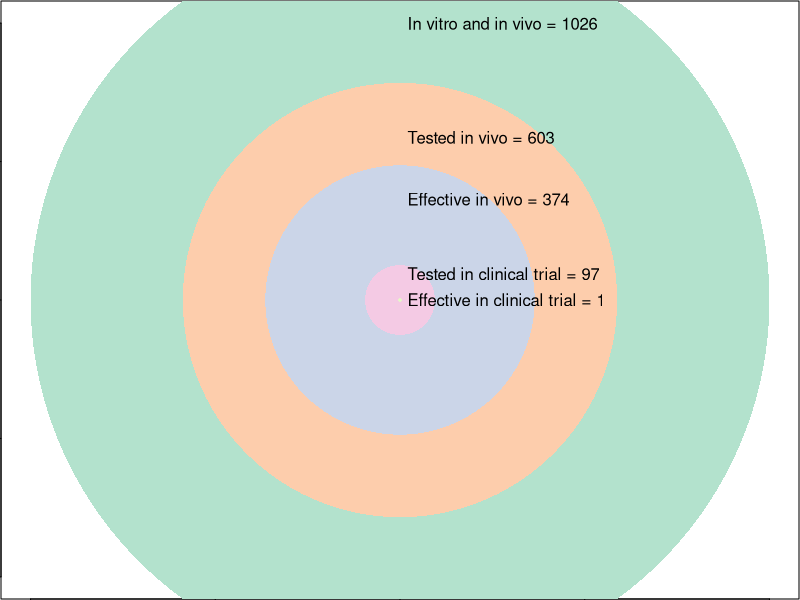
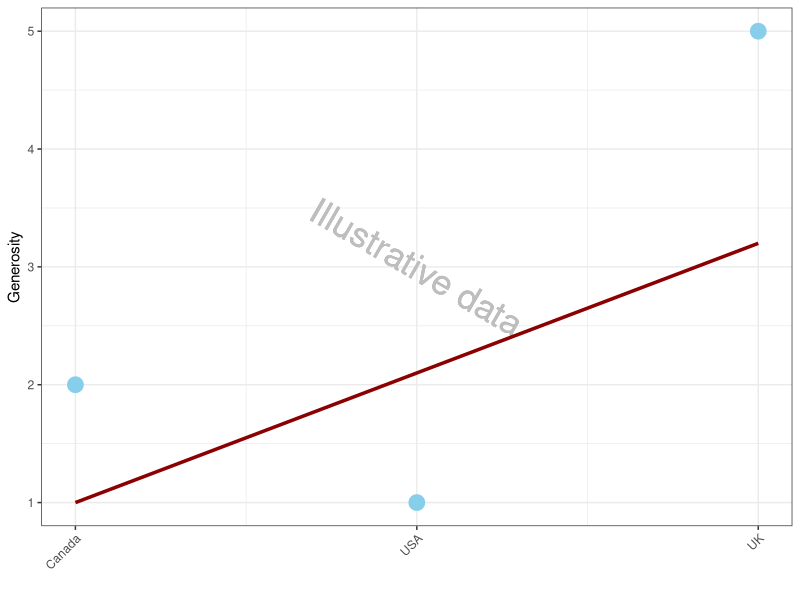
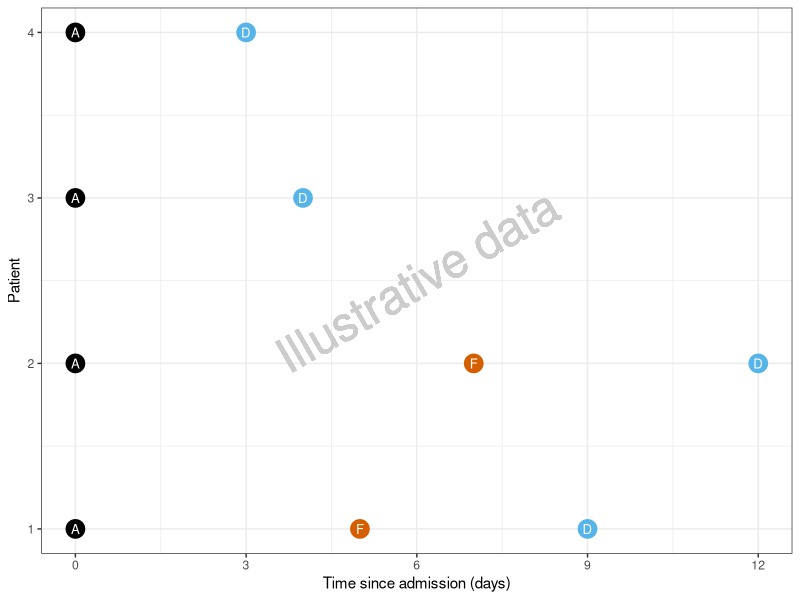

The R source for these figures, in order:
## ---- chunk 1
knitr::opts_chunk$set(echo = FALSE, warning=FALSE, message=FALSE, error=FALSE, comment='', dpi=400, fig.align='center')
options(htmltools.dir.version = FALSE)
library(ggplot2)
cbbPalette <- c("#000000", "#E69F00", "#56B4E9", "#009E73", "#F0E442", "#0072B2", "#D55E00", "#CC79A7")
library(dplyr)
## ---- chunk 2
knitr::include_graphics("https://www.bmj.com/content/bmj/351/bmj.h4992/F1.large.jpg")
## ---- chunk 3
knitr::include_graphics("https://raw.githubusercontent.com/agbarnett/talks/master/waste/figures/wasteFive.jpg")
## ---- chunk 4
knitr::include_graphics("https://raw.githubusercontent.com/agbarnett/talks/master/waste/figures/news_story1.png")
## ---- chunk 5
knitr::include_graphics("https://raw.githubusercontent.com/agbarnett/talks/master/waste/figures/news_story2.png")
## ---- chunk 6
library(shape)
library(RColorBrewer)
myCol <- brewer.pal(5, "Pastel2")
jpeg('figures/Macleod_Venn.jpg', width=5, height=5, units='in', res=300, quality = 100)
par(mai=rep(0.01,4))
plot(-1:1, -1:1, type='n', xlab='', ylab='')
shape::plotcircle(mid=c(0,0), r=1, col=myCol[1], lcol=NA) # 1026
shape::plotcircle(mid=c(0,0), r=603/1026, col=myCol[2], lcol=NA) # 603
shape::plotcircle(mid=c(0,0), r=374/1026, col=myCol[3], lcol=NA) # 374
shape::plotcircle(mid=c(0,0), r=97/1026, col=myCol[4], lcol=NA) # 97
shape::plotcircle(mid=c(0,0), r=5/1026, col=myCol[5], lcol=NA) # 1 (had to change radius to 5 because invisible)
text(0.02, 1, 'In vitro and in vivo = 1026', adj=0)
text(0.02, 603/1026, 'Tested in vivo = 603', adj=0)
text(0.02, 374/1026, 'Effective in vivo = 374', adj=0)
text(0.02, 97/1026, 'Tested in clinical trial = 97', adj=0)
text(0.02, 1/1026, 'Effective in clinical trial = 1', adj=0)
invisible(dev.off())
## ---- chunk 7
knitr::include_graphics("https://raw.githubusercontent.com/agbarnett/talks/master/waste/figures/Macleod_Venn.jpg")
## ---- chunk 8
knitr::include_graphics("https://raw.githubusercontent.com/agbarnett/talks/master/AIMOS/figures/justsayinmice.png")
## ---- chunk 9
knitr::include_graphics("https://bmjopen.bmj.com/content/bmjopen/7/3/e012212/F5.large.jpg")
## ---- chunk 10
knitr::include_graphics("https://www.bmj.com/content/bmj/344/bmj.d7292/F2.large.jpg")
## ---- chunk 11
knitr::include_graphics("https://raw.githubusercontent.com/agbarnett/talks/master/waste/figures/journal.pbio.3000246.g001.PNG")
## ---- chunk 12
# example plot of categories versus linear
example = data.frame(country = 1:3, category = c(2, 1, 5), linear=c(1,2.1,3.2)) 
gplot = ggplot(data=example, aes(x=country, y=category))+
  geom_text(aes(x=2, y=3, label='Illustrative data'), col='grey', angle=-30, size=9)+
  geom_point(size=5, colour='sky blue')+
  geom_line(aes(x=country, y=linear), size=1.2, colour='dark red')+
  scale_x_continuous(breaks=1:3, labels=c('Canada','USA','UK'))+
  xlab('')+
  ylab('Generosity')+
  theme_bw()+
  theme(axis.text.x = element_text(angle=45, hjust = 1))
jpeg('figures/religious.jpg', width=5, height=2.2, units='in', res=400, quality = 100)
print(gplot)
invisible(dev.off())
## ---- chunk 13
knitr::include_graphics("https://raw.githubusercontent.com/agbarnett/talks/master/waste/figures/religious.jpg")
## ---- chunk 14
knitr::include_graphics("https://raw.githubusercontent.com/agbarnett/talks/master/waste/figures/Grayson1.jpg")
## ---- chunk 15
knitr::include_graphics("https://raw.githubusercontent.com/agbarnett/talks/master/waste/figures/Grayson2.jpg")
## ---- chunk 16
p1 = data.frame(patient=1, times=c(0,5,9), event=0:2)
p2 = data.frame(patient=2, times=c(0,7,12), event=0:2)
p3 = data.frame(patient=3, times=c(0,4), event=c(0,2))
p4 = data.frame(patient=4, times=c(0,3), event=c(0,2))
times = bind_rows(p1, p2, p3, p4)
time.plot = ggplot(data=times, aes(y=patient, x=times, shape=factor(event), color=factor(event)))+
  geom_text(x=6, y=2.5, label='Illustrative data', angle=30, col=grey(0.8), size=12)+
  geom_point(pch=19, size=6, show.legend = FALSE)+
  geom_point(size=3, col='white', show.legend = FALSE)+
  scale_x_continuous(breaks=c(0,3,6,9,12))+
  xlab('Time since admission (days)')+
  ylab('Patient')+
  scale_shape_manual('Event', values=c('A','F','D'))+
  scale_color_manual('Event', values=cbbPalette[c(1,7,3)])+
  theme(plot.margin=unit(c(1,1,1,1),"mm"), legend.position = 'none')+
  theme_bw()
jpeg('figures/patient_times.jpg', width=5, height=2.5, units='in', res=300, quality = 100)
print(time.plot)
invisible(dev.off())
## ---- chunk 17
knitr::include_graphics("https://raw.githubusercontent.com/agbarnett/talks/master/waste/figures/patient_times.jpg")
## ---- chunk 18
knitr::include_graphics("https://raw.githubusercontent.com/agbarnett/talks/master/waste/figures/black_box.jpg")
## ---- chunk 19
knitr::include_graphics("https://raw.githubusercontent.com/agbarnett/talks/master/waste/figures/dichotomania.jpg")
## ---- chunk 20
knitr::include_graphics("https://raw.githubusercontent.com/agbarnett/talks/master/AIMOS/figures/cakes.jpg")
## ---- chunk 21
knitr::include_graphics("https://raw.githubusercontent.com/agbarnett/talks/master/waste/figures/BarnettAppendixFig2.jpg")
## ---- chunk 22
knitr::include_graphics("https://raw.githubusercontent.com/agbarnett/talks/master/AIMOS/figures/SwannTweet1.jpg")
## ---- chunk 23
knitr::include_graphics("https://raw.githubusercontent.com/agbarnett/talks/master/AIMOS/figures/SwannTweet2.jpg")
## ---- chunk 24
knitr::include_graphics("https://raw.githubusercontent.com/agbarnett/talks/master/waste/figures/bushfire_suppression.png")
## ---- chunk 25
knitr::include_graphics("https://www.amstat.org/images/ASAImages/news/Georgiou.jpg")
## ---- chunk 26
knitr::include_graphics("https://www.college-de-france.fr/media/programme-pause/UPL7601742412184807040_logo_PAUSE_pages.jpg")
## ---- chunk 27
knitr::include_graphics("https://www.penguin.co.uk/content/dam/prh/books/294/294857/9780241398630.jpg.transform/PRHDesktopWide_small/image.jpg")
## ---- chunk 28
knitr::include_graphics("http://www.bca.edu.au/images/bannerlarge1.3.gif")
## ---- chunk 29
knitr::include_graphics("https://raw.githubusercontent.com/agbarnett/talks/master/waste/figures/AIMOS.jpg")
## ---- chunk 30
knitr::include_graphics("https://upload.wikimedia.org/wikipedia/commons/1/12/Doug_altman.jpeg")
